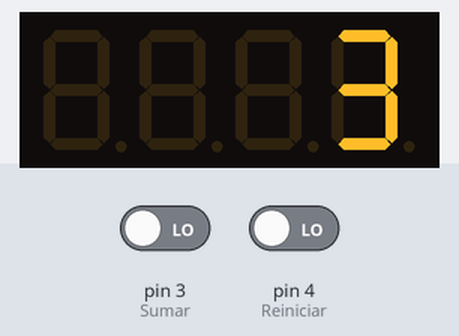
Recording of a sketch running on a simulated Arduino Uno, built with avr-gcc and run on an emulated ATmega328P. On the bench: 4-digit seven-segment display. The inputs (shaded band) are chosen by the test bench; at power-on: pin 3 (Sumar) LOW, pin 4 (Reiniciar) LOW.

Above: at 3.8 s.
3.9 s: pin 3 (Sumar) driven HIGH
At 4.4 s:
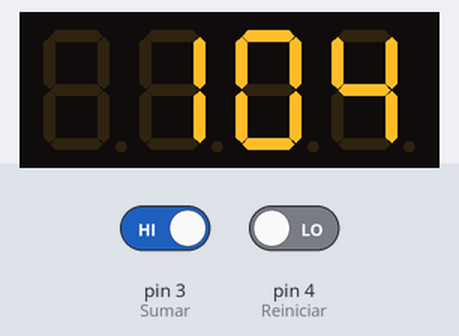
6.7 s: pin 4 (Reiniciar) driven HIGH
At 8.0 s:
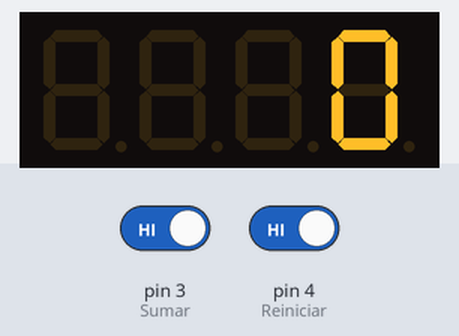
8.9 s: pin 4 (Reiniciar) driven LOW
At 10.4 s:
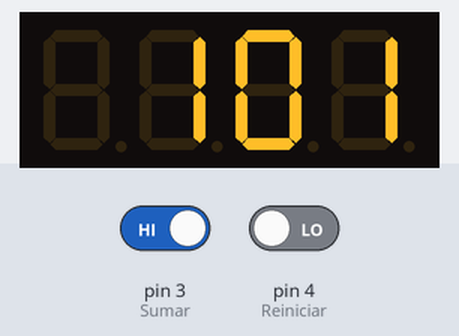
12.1 s: pin 3 (Sumar) driven LOW
At 15.1 s:
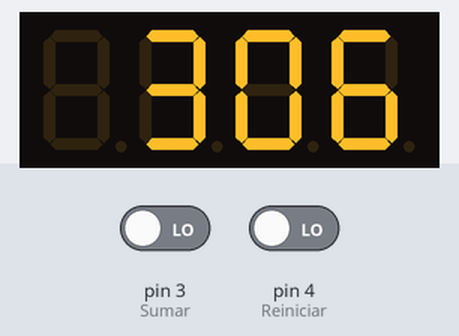
15.2 s: pin 3 (Sumar) driven HIGH
At 16.7 s:
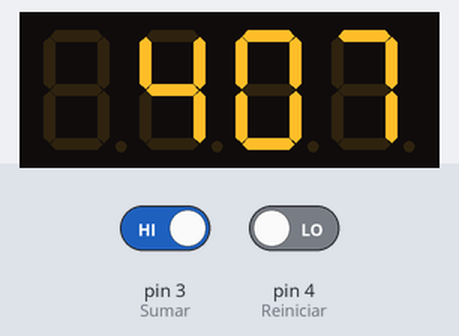
Timing chart, 0 to 18.2 s (numbered marks = the images above; inputs shaded):
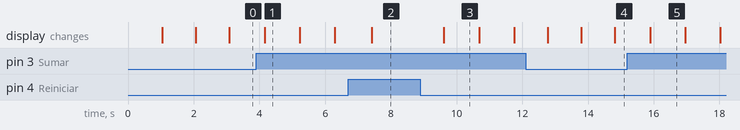

Measured:
- after the input at 8.9 s, the display: changes after 0.71 s (image 3)
- what the display in image 1 shows lasts 1.0 s, from 4.2 s to 5.2 s

The sketch:

CODIGO_EJ3.ino
```cpp
// Corrección Alan 30/04/2024: Bien

#include <TM1637Display.h>

#define Sumar 3
#define Reiniciar 4

int Minutos = 0;
int Segundos = 0;
int CLK = 1;
int DIO = 2;

TM1637Display display(CLK, DIO);

void setup() {
  pinMode(Sumar,INPUT);
  pinMode(Reiniciar,INPUT);

  display.setBrightness(0x0a);


}

void loop() {

 display.showNumberDec(Minutos * 100 + Segundos);

  Segundos++;
  if (Segundos == 60) {
    Segundos = 0;
    Minutos++;
    if (Minutos == 60) {
      Minutos = 0;
    }
  }

  delay(1000);

  if (digitalRead(Sumar)==1){
    delay(50);

    if(digitalRead(Sumar)==1)
    {
    Minutos++;
    }
  }

  if (digitalRead(Reiniciar)==1){
    delay(50);

    if(digitalRead(Reiniciar)==1)
    {
    Minutos = 0;
    Segundos = 0;
    }
  }


}
```
